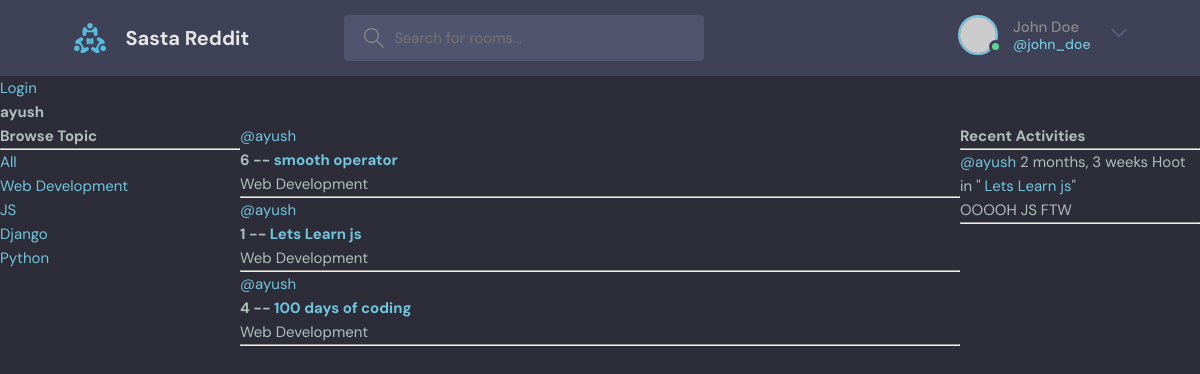
Before: /profile/1 with the older database file.
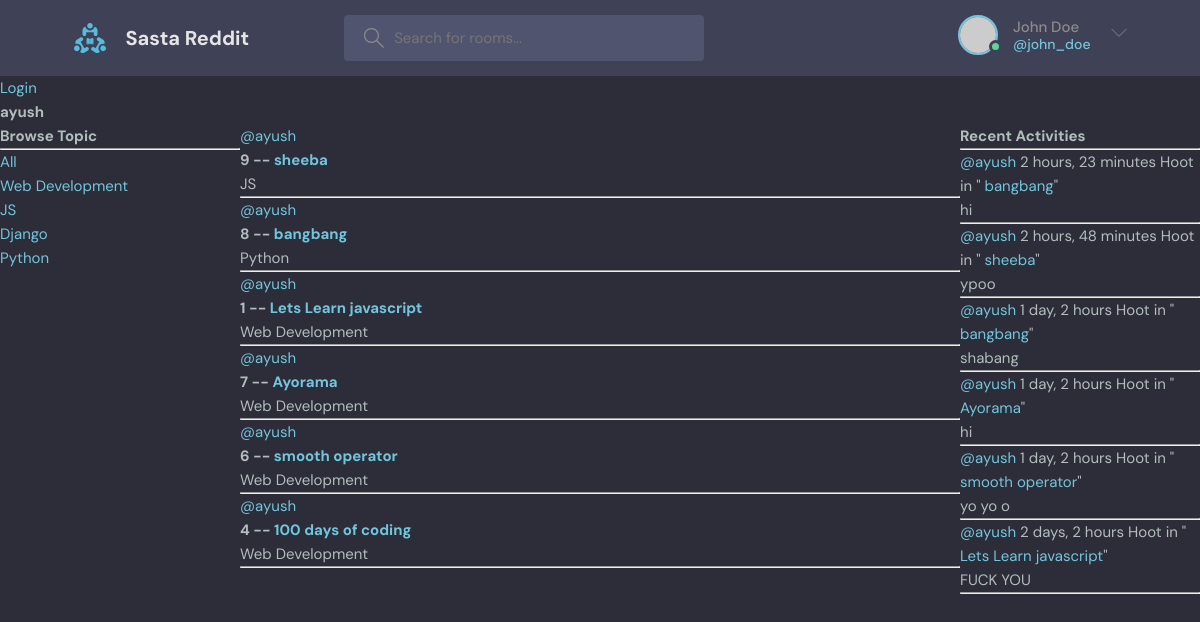
After: the same page with the newer database file.
### dadjokes/models.py (models this page shows, shortened)
class Topic(models.Model):
    name = models.CharField(max_length=200)

class Room(models.Model):
    host = models.ForeignKey(User, on_delete=models.SET_NULL, null=True)
    topic = models.ForeignKey(Topic, on_delete=models.SET_NULL, null=True)
    name = models.CharField(max_length=100)
    description = models.TextField(null=True, blank=True)
    participants = models.ManyToManyField(User, related_name='participants',blank=True)
    updated = models.DateTimeField(auto_now=True)
    created = models.DateTimeField(auto_now_add=True)
    class Meta:
        ordering = ['-updated','-created']
    def __str__(self):
        return self.name

class Message(models.Model):
    user = models.ForeignKey(User, on_delete=models.CASCADE)
    room = models.ForeignKey(Room, on_delete=models.CASCADE)
    body = models.TextField()
    updated = models.DateTimeField(auto_now=True)
    created = models.DateTimeField(auto_now_add=True)
    class Meta:
        ordering = ['-updated','-created']
    def __str__(self):
        return self.body[0:50]

### dadjokes/views.py (the view)
# urls.py: path('profile/<str:pk>', views.userProfile, name="user-profile"),
def userProfile(request, pk):
    user = User.objects.get(id=pk)
    rooms = user.room_set.all()
    room_messages = user.message_set.all()
    topics = Topic.objects.all()
    context = {'user': user, 'rooms':rooms, 'topics':topics, 'room_messages':room_messages}
    return render(request, "dadjokes/profile.html", context)

### dadjokes/templates/dadjokes/profile.html (shortened to what this page needs)
{% extends "main.html" %}
{% block content%}
<h1>{{user.username}}</h1>
<div class="profile-container">
    <div>
    {% include "dadjokes/topic_component.html" %}
    </div>
    <div>
    {% include "dadjokes/feed_component.html" %}
    </div>
    <div>
        {% include "dadjokes/activity_component.html" %}
    </div>
</div>
{% endblock content %}

### templates/main.html (shortened to what this page needs)
<!DOCTYPE html>
{% load static %}
<html lang="en">
  <head>
    <link rel="stylesheet" href="{% static "styles/style.css" %}" />
  </head>
  <body>
    {%include 'navbar.html'%}
    {% block content %}
    {% endblock %}
  </body>
</html>

### templates/navbar.html (shortened to what this page needs)
<header class="header header--loggedIn">
    <div class="container">
      <a href="{% url 'home' %}" class="header__logo">
        <img src="assets/logo.svg" />
        <h1>Sasta Reddit</h1>
      </a>
      <form class="header__search" method= "GET" action = "{% url 'home' %}">
        <label>
          <input placeholder="Search for rooms..." />
        </label>
      </form>
      <nav class="header__menu">
        <div class="header__user">
          <a href="profile.html">
            <div class="avatar avatar--medium active">
              <img src="https://randomuser.me/api/portraits/men/37.jpg" />
            </div>
            <p>John Doe <span>@john_doe</span></p>
          </a>
          <button class="dropdown-button">
            <svg version="1.1" xmlns="http://www.w3.org/2000/svg" width="32" height="32" viewBox="0 0 32 32">
              <title>chevron-down</title>
              <path d="M16 21l-13-13h-3l16 16 16-16h-3l-13 13z"></path>
            </svg>
          </button>
        </div>
      </nav>
    </div>
  </header>
{% if  request.user.is_authenticated %}
<p>Hello {{request.user}}</p>
<a href=" {% url "logout" %} ">Logout</a>
{% else %}
<a href=" {% url "login" %} ">Login</a>
{% endif %}

### dadjokes/templates/dadjokes/topic_component.html
<h3> Browse Topic </h3>
        <hr>
        <div>
            <a href="{% url 'home' %}">All</a>
        </div>
        {%for topic in topics%}
        <div>
            <a href="{% url 'home' %}?q={{topic.name}}">{{topic.name}}</a>
        </div>
        {%endfor%}

### dadjokes/templates/dadjokes/feed_component.html (shortened to what this page needs)
{%for room in rooms%}
            <div>
                <a href="{% url "user-profile" room.host.id %}">@{{room.host.username}}</a>
                <h5>{{room.id}} -- <a href=" {% url 'room' room.id %}" >{{room.name}}</a> </h5>
                <small>{{room.topic.name}}</small>
                <hr>
            </div>
            {%endfor%}

### dadjokes/templates/dadjokes/activity_component.html (shortened to what this page needs)
        <h3>Recent Activities</h3>
        <hr>
        {% for message in room_messages %}
            <div>
                <small>
                    <a href = "{% url "user-profile" message.user.id %}">@{{message.user}}</a>
                        {{message.created|timesince}}</small>
                <small>Hoot in "
                    <a href= "{% url "room" message.room.id %}">{{message.room}}</a>"</small>
                <p>{{message}}</p>
                <hr>
            </div>
        {% endfor %}

### static/styles/style.css (style rules this page uses)
:root { --color-main: #71c6dd; --color-main-light: #e1f6fb; --color-dark: #3f4156; --color-dark-medium: #51546e; --color-dark-light: #696d97; --color-light: #e5e5e5; --color-gray: #8b8b8b; --color-light-gray: #b2bdbd; --color-bg: #2d2d39; --color-success: #5dd693; --color-error: #fc4b0b; }
* { font-family: "DM Sans", -apple-system, BlinkMacSystemFont, "Segoe UI", Roboto, Oxygen, Ubuntu, Cantarell, "Open Sans", "Helvetica Neue", sans-serif; margin: 0; padding: 0; box-sizing: border-box; text-rendering: optimizeLegibility; font-size: inherit; }
html { font-size: 56.25%; }
@media only screen and (min-width: 1200px) { html { font-size: 62.5%; } }
body { line-height: 1.6; font-weight: 400; font-size: 1.5rem; color: var(--color-light-gray); background-color: var(--color-bg); min-height: 100vh; }
img { width: 100%; }
a { display: inline-block; color: var(--color-main); text-decoration: none; }
.container { max-width: 120rem; width: 90%; margin: auto; }
.avatar { position: relative; display: inline-block; border-radius: 50%; border: 2px solid var(--color-main); }
.avatar img { display: block; border-radius: 50%; object-fit: cover; object-position: center; }
.avatar::after { content: ""; display: block; position: absolute; background-color: var(--color-gray); z-index: 111; border-radius: 50%; border: 0.3rem solid var(--color-dark); }
.avatar.active::after { background-color: var(--color-success); }
.avatar.avatar--medium img { width: 3.6rem; height: 3.6rem; border-radius: 50%; }
.avatar.avatar--medium:after { width: 0.7rem; height: 0.7rem; bottom: 0px; right: -6px; }
.header { padding: 1.5rem; background-color: var(--color-dark); }
.header > .container { display: flex; gap: 9.5rem; }
.header__logo, .header__user { display: flex; gap: 2rem; align-items: center; }
.header__logo > img { height: 3.2rem; width: 3.2rem; }
.header__logo > h1 { font-weight: 700; font-size: 2rem; color: var(--color-light); }
.header__search > label { background-color: var(--color-dark-medium); padding: 1.3rem 1rem; display: flex; align-items: center; gap: 1rem; border-radius: 4px; }
.header__search svg { fill: var(--color-gray); width: 2rem; height: 2rem; margin-left: 1rem; }
.header__search input { width: 30rem; background: transparent; border: none; outline: none; color: var(--color-light); }
.header__menu { margin-left: auto; position: relative; }
.header__menu a { display: flex; gap: 1.5rem; align-items: center; font-weight: 500; text-decoration: none; color: var(--color-gray); }
.header__menu img { height: 3.6rem; }
.header__menu p { line-height: 1.2; }
.header__menu span { color: var(--color-main); font-weight: 500; font-size: 1.4rem; display: block; }
.header__menu svg { width: 1.6rem; height: 1.6rem; fill: var(--color-dark-light); }
.dropdown-button { background: transparent; border: 0; outline: 0; cursor: pointer; }

### dadjokes/templates/dadjokes/profile.html (style rules this page uses)
.profile-container { display: grid; grid-template-columns: 1fr 3fr 1fr; }

Changed rows visible on the page:
removed Message: user "ayush", created "2 months, 3 weeks", room "Lets Learn js", body "OOOOH JS FTW"
added Room: host.username "ayush", id "9", name "sheeba", topic.name "JS"
added Room: host.username "ayush", id "8", name "bangbang", topic.name "Python"
changed Room id 1: name "Lets Learn js" → "Lets Learn javascript"; moves up the list
added Room: host.username "ayush", id "7", name "Ayorama", topic.name "Web Development"
added Message: user "ayush", created "2 hours, 23 minutes", room "bangbang", body "hi"
added Message: user "ayush", created "2 hours, 48 minutes", room "sheeba", body "ypoo"
added Message: user "ayush", created "1 day, 2 hours", room "bangbang", body "shabang"
added Message: user "ayush", created "1 day, 2 hours", room "Ayorama", body "hi"
added Message: user "ayush", created "1 day, 2 hours", room "smooth operator", body "yo yo o"
added Message: user "ayush", created "2 days, 2 hours", room "Lets Learn javascript", body "FUCK YOU"
